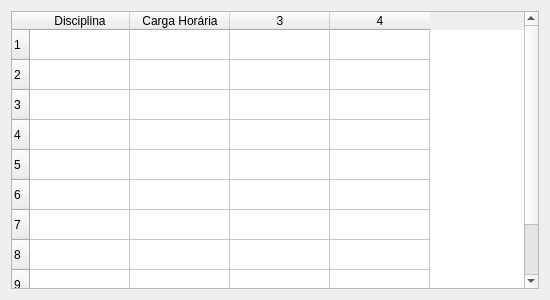
<?xml version="1.0" encoding="UTF-8"?>
<ui version="4.0">
 <class>Disciplinas_Aluno</class>
 <widget class="QDialog" name="Disciplinas_Aluno">
  <property name="geometry">
   <rect>
    <x>0</x>
    <y>0</y>
    <width>550</width>
    <height>300</height>
   </rect>
  </property>
  <property name="windowTitle">
   <string>Disciplinas</string>
  </property>
  <layout class="QVBoxLayout" name="verticalLayout">
   <item>
    <widget class="QTableWidget" name="tableWidget">
     <property name="rowCount">
      <number>10</number>
     </property>
     <property name="columnCount">
      <number>4</number>
     </property>
     <row/>
     <row/>
     <row/>
     <row/>
     <row/>
     <row/>
     <row/>
     <row/>
     <row/>
     <row/>
     <column>
      <property name="text">
       <string>Disciplina</string>
      </property>
     </column>
     <column>
      <property name="text">
       <string>Carga Horária</string>
      </property>
     </column>
     <column/>
     <column/>
     <item row="0" column="2">
      <property name="text">
       <string/>
      </property>
     </item>
    </widget>
   </item>
  </layout>
 </widget>
 <resources/>
 <connections/>
</ui>
